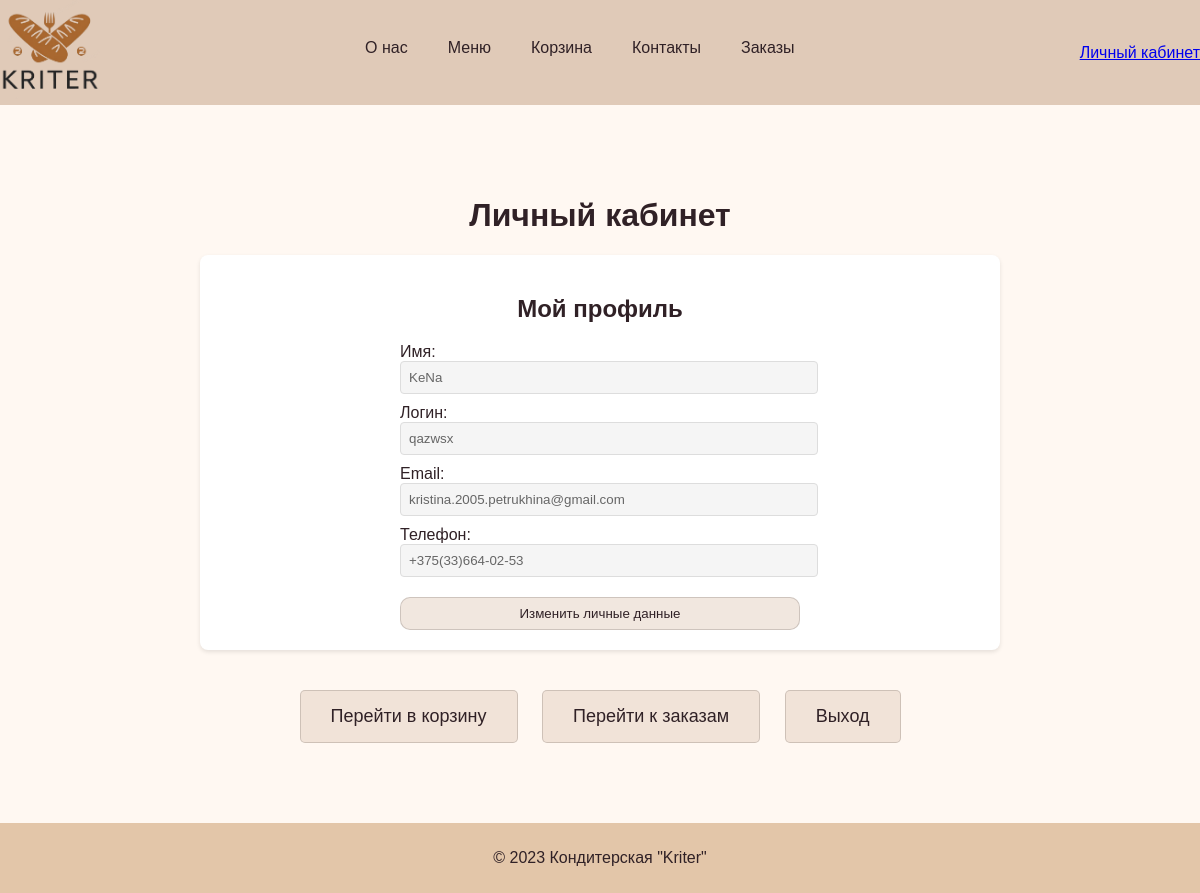
The app's page /account.php (signed in) with its own data.
### tables this page shows
CREATE TABLE `users` (
  `id_user` int NOT NULL,
  `name_user` varchar(50) NOT NULL,
  `login` varchar(50) NOT NULL,
  `pass` varchar(255) NOT NULL,
  `email` varchar(100) NOT NULL,
  `phone` varchar(17) NOT NULL
);

### public/account.php (the view, shortened to what this page needs)
<?php
$userId = $_SESSION['user_id'];
$pdo = getDbConnection();
$stmt = $pdo->prepare('
    SELECT name_user, login, email, phone
    FROM users
    WHERE id_user = ?
');
$stmt->execute([$userId]);
$user = $stmt->fetch(PDO::FETCH_ASSOC);
?>
<!DOCTYPE html>
<html lang="ru">
<head>
    <link rel="stylesheet" href="styles.css">
</head>
<body>
<?php require __DIR__ . '/includes/header_client.php'; ?>
    <div class="account-container">
        <h1>Личный кабинет</h1>
        <div class="profile-section">
            <h2>Мой профиль</h2>
            <form class="profile-form" method="POST" action="account.php" id="profileForm" onsubmit="return validateForm()">
                <div>
                    <label>Имя:</label>
                    <input type="text" name="name_user" value="<?= htmlspecialchars($user['name_user']) ?>" disabled required
                           maxlength="20" pattern="[a-zA-Zа-яА-Я0-9\s]+" title="Только буквы, цифры и один пробел">
                </div>
                <div>
                    <label>Логин:</label>
                    <input type="text" value="<?= htmlspecialchars($user['login']) ?>" disabled>
                </div>
                <div>
                    <label>Email:</label>
                    <input type="email" name="email" value="<?= htmlspecialchars($user['email']) ?>" disabled required
                           maxlength="50" pattern="[^\s]+" title="Email не должен содержать пробелы">
                </div>
                <div>
                    <label>Телефон:</label>
                    <input type="tel" name="phone" value="<?= htmlspecialchars($user['phone'] ?? '') ?>" disabled
                           title="Формат: +375(XX)XXX-XX-XX, где XX - код оператора (29, 33, 44, 25)"
                           oninput="formatPhoneNumber(this)"
                           maxlength="17">
                </div>
                <button type="button" class="edit-button" onclick="toggleEdit()">Изменить личные данные</button>
            </form>
        </div>
        <div>
            <a href="cart.php" class="nav-button">Перейти в корзину</a>
            <a href="order.php" class="nav-button">Перейти к заказам</a>
            <a href="logout.php" class="nav-button" onclick="return confirm('Уверены, что хотите выйти?');">Выход</a>
        </div>
    </div>
    <footer>
        <p>&copy; 2023 Кондитерская "Kriter"</p>
    </footer>
</body>
</html>

### public/styles.css (style rules this page uses)
:root { --color-primary: #e0cab8; --color-secondary: #fff8f2; --color-text: #302126; }
body { font-family: Arial, sans-serif; margin: 0; padding: 0; background-color: var(--color-secondary); color: var(--color-text); }
footer { background-color: var(--color-primary); padding: 20px; text-align: center; }
footer { text-align: center; padding: 10px; background-color: #e3c6a9; }
:root { --btn-bg: rgba(224, 202, 184, 0.45); --btn-bg-hover: rgba(224, 202, 184, 0.70); --btn-border: rgba(48, 33, 38, 0.18); }
button { background-color: var(--btn-bg) !important; color: var(--color-text) !important; border: 1px solid var(--btn-border) !important; border-radius: 10px !important; padding: 8px 14px !important; box-shadow: none !important; }
.btn, .category-button, .sort-buttons a, .reset-button, .nav-button, .add-product-button { display: inline-block; padding: 8px 14px; border: 1px solid var(--btn-border); border-radius: 10px; box-shadow: none; cursor: pointer; color: var(--color-text) !important; background-color: var(--btn-bg) !important; text-decoration: none !important; }
.edit-button, .save-button, .delete-button, .get-button, .cancel-button, .update-button, .remove-button { color: var(--color-text) !important; background-color: var(--btn-bg) !important; border: 1px solid var(--btn-border) !important; }

### public/account.php (style rules this page uses)
.account-container { max-width: 800px; margin: 50px auto; padding: 20px; text-align: center; }
.profile-section { background: #fff; border-radius: 8px; padding: 20px; margin-bottom: 30px; box-shadow: 0 2px 4px rgba(0,0,0,0.1); }
.profile-form { max-width: 400px; margin: 0 auto; text-align: left; }
.profile-form input { width: 100%; padding: 8px; margin-bottom: 10px; border: 1px solid #ddd; border-radius: 4px; }
.profile-form input:disabled { background-color: #f5f5f5; color: #666; }
.nav-button { display: inline-block; padding: 15px 30px; margin: 10px; background: #4CAF50; color: white; text-decoration: none; border-radius: 5px; font-size: 18px; transition: background 0.3s; }
.edit-button, .save-button { background: #4CAF50; color: white; padding: 10px 20px; border: none; border-radius: 4px; cursor: pointer; width: 100%; margin-top: 10px; }

### records on screen
users: name_user "KeNa", login "qazwsx", email "kristina.2005.petrukhina@gmail.com", phone "+375(33)664-02-53"
